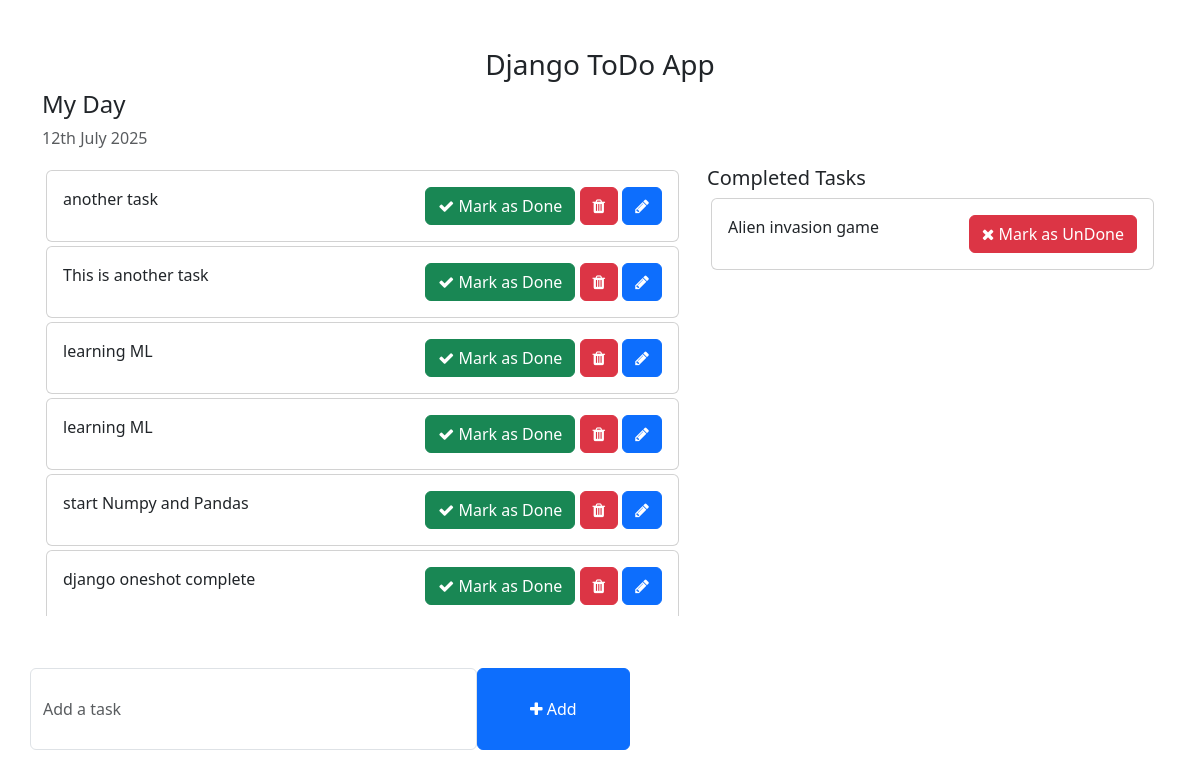
Before: / with the older database file.
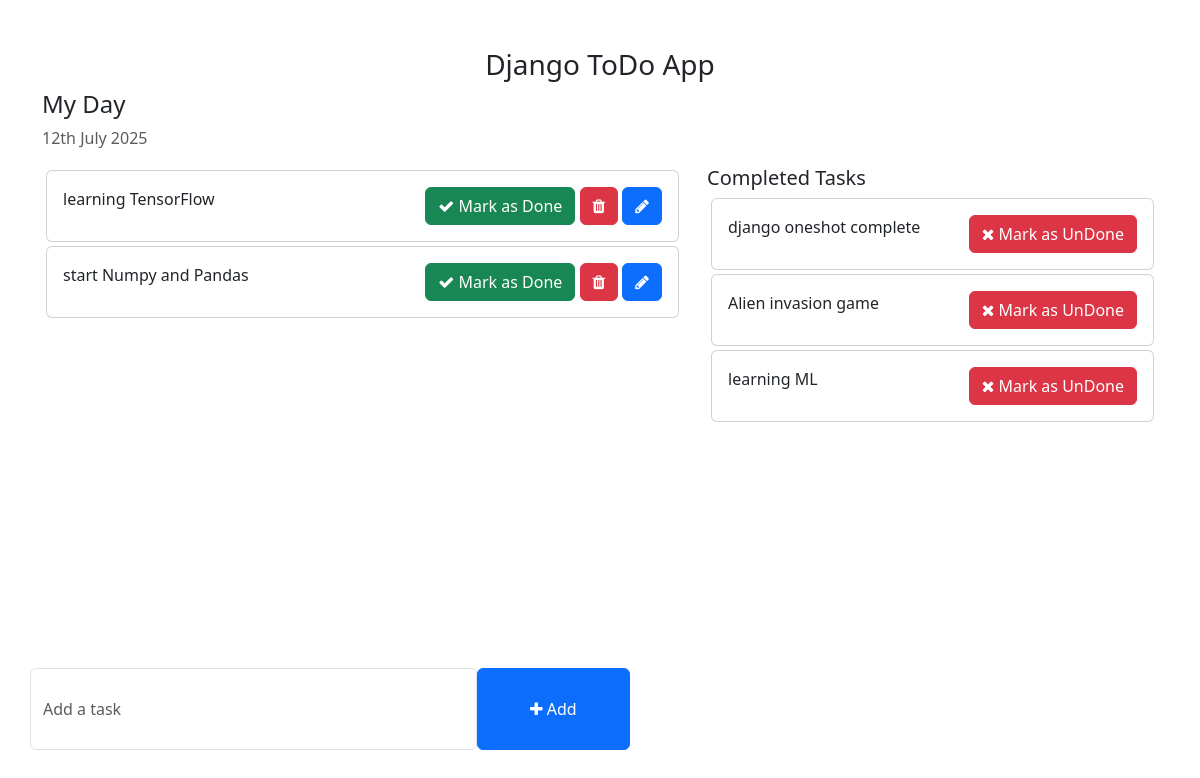
After: the same page with the newer database file.
### todo/models.py (models this page shows, shortened)
class Task(models.Model):
    task = models.CharField(max_length=200)
    completed = models.BooleanField(default=False)
    created_at = models.DateTimeField(auto_now_add=True)
    updated_at = models.DateTimeField(auto_now=True)

### todo_main/views.py (the view)
# urls.py: 2. Add a URL to urlpatterns:  path('', views.home, name='home')
def home(requests):
    tasks = Task.objects.filter(completed = False).order_by('-updated_at')
    completed_task = Task.objects.filter(completed = True)
    context = {
        'tasks': tasks,
        'completed_task' : completed_task
    }
    return render(requests, 'home.html', context)

### templates/home.html (shortened to what this page needs)
<!DOCTYPE html>
<html lang="en">
<head>
    <link href="https://cdn.jsdelivr.net/npm/bootstrap@5.3.0-alpha1/dist/css/bootstrap.min.css" rel="stylesheet">
    <link rel="stylesheet" href="https://cdnjs.cloudflare.com/ajax/libs/font-awesome/4.7.0/css/font-awesome.min.css">
</head>
<body>
    <div class="container">
        <h3 class="pt-5 text-center">Django ToDo App</h3>
        <div class="row">
            <h4>My Day</h4>
            <p class="text-muted">{% now "jS F Y" %}</p>
            <div class="col-md-7 col-lg-7" style="height: 450px; overflow: scroll;">
                {% for task in tasks %}
                <div class="card m-1">
                    <div class="card-body">
                        {{ task.task }}
                        <span style="position: relative; float: right;">
                            <a href="{% url 'mark_as_done' task.pk %}" class="btn btn-success"><i class="fa fa-check"></i> Mark as Done</a>
                            <a href="{% url 'delete_task' task.pk %}" class="btn btn-danger"><i class="fa fa-trash"></i></a>
                            <a href="{% url 'edit_task' task.id %}" class="btn btn-primary"><i class="fa fa-pencil"></i></a>
                        </span>
                    </div>
                </div>
                {% endfor %}
            </div>
            <div class="col-md-5 col-lg-5">
                <h5>Completed Tasks</h5>
                {% for comp_task in completed_task %}
                <div class="card m-1">
                    <div class="card-body">
                        {{ comp_task.task }}
                        <span style="position: relative; float: right;">
                            <a href="{% url 'mark_as_undone' comp_task.pk %}" class="btn btn-danger"><i class="fa fa-times"></i> Mark as UnDone</a>
                        </span>
                    </div>
                </div>
                {% endfor %}
            </div>
        </div>
        <div class="row">
            <div class="col-md-6 col-lg-6 p-0" style="position: absolute; bottom: 50px;">
                <form action="{% url 'addTask' %}" method="POST">
                    <div class="form-group">
                        <span style="display: flex;">
                            <input type="text" class="form-control" name="task" placeholder="Add a task">
                            <button type="submit" class="btn btn-primary" style="width: 200px;"><i class="fa fa-plus"></i> Add</button>
                        </span>
                    </div>
                </form>
            </div>
        </div>
    </div>
</body>
</html>

Changed rows visible on the page:
removed Task: task "another task", shown under "My Day"
removed Task: task "learning ML", shown under "My Day"
changed Task: task "This is another task" → "learning TensorFlow"
changed Task "django oneshot complete": moves from the list under "My Day" to the list under "Completed Tasks"
changed Task "learning ML": moves from the list under "My Day" to the list under "Completed Tasks"
